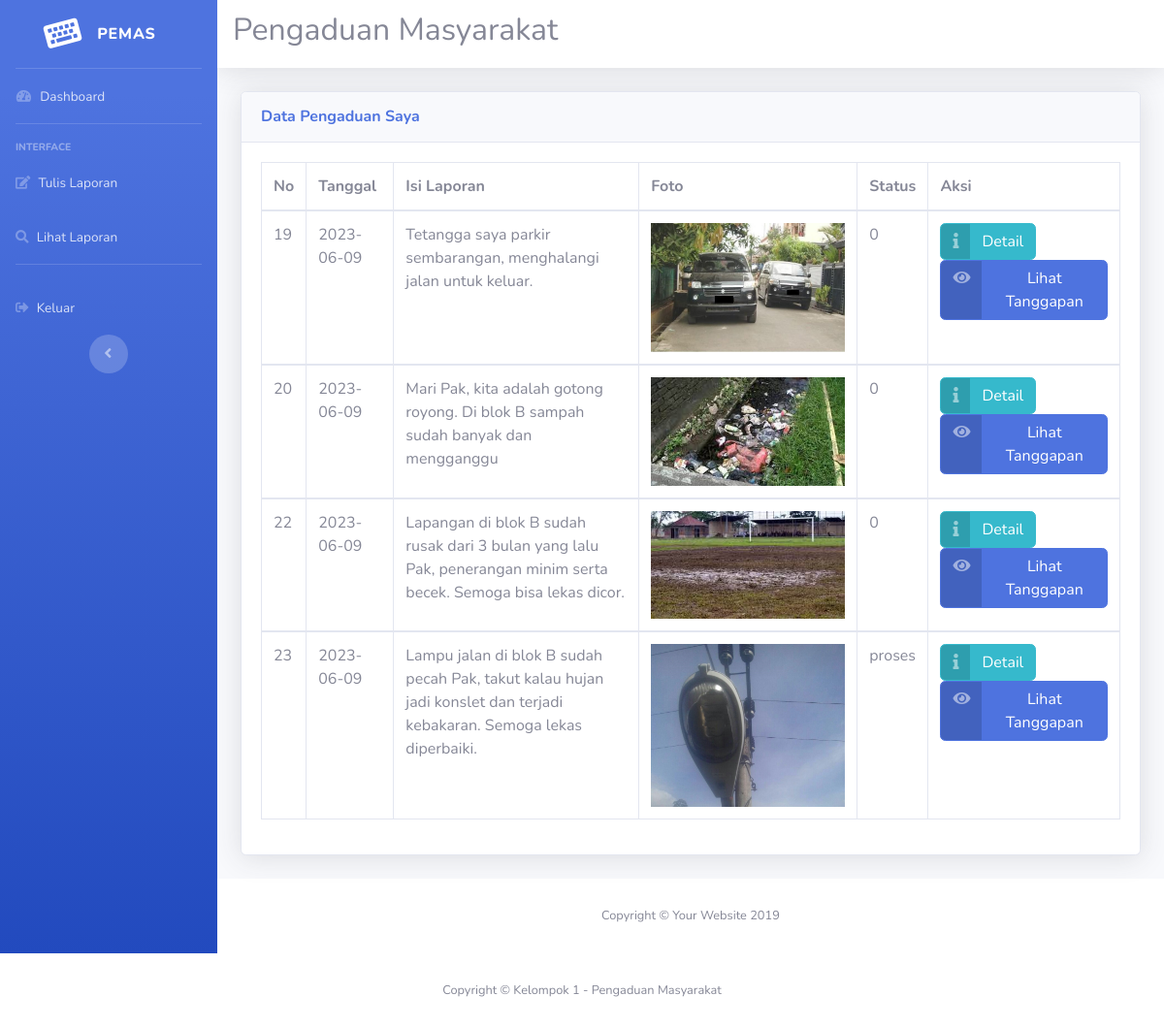
The page /masyarakat.php?url=lihat_pengaduan (signed in) on the database its author committed.
### tables this page shows
CREATE TABLE `pengaduan` (
  `id_pengaduan` int(11) NOT NULL,
  `tgl_pengaduan` date NOT NULL,
  `nik` char(16) NOT NULL,
  `isi_laporan` text NOT NULL,
  `foto` varchar(255) NOT NULL,
  `status` enum('0','proses','selesai') NOT NULL
);

### lihat_pengaduan.php (the view, shortened to what this page needs)
<!DOCTYPE html>
<html lang="en">
<head>
  <link href="vendor/fontawesome-free/css/all.min.css" rel="stylesheet" type="text/css">
  <link href="css/sb-admin-2.min.css" rel="stylesheet">
  <link href="vendor/datatables/dataTables.bootstrap4.min.css" rel="stylesheet">
</head>
          <div class="card shadow mb-4">
            <div class="card-header py-3">
              <h6 class="m-0 font-weight-bold text-primary">Data Pengaduan Saya</h6>
            </div>
            <div class="card-body">
              <div class="table-responsive">
                <table class="table table-bordered" id="dataTable" width="100%" cellspacing="0">
                  <thead>
                    <tr>
                      <th>No</th>
                      <th>Tanggal</th>
                      <th>Isi Laporan</th>
                      <th>Foto</th>
                      <th>Status</th>
                      <th>Aksi</th>
                    </tr>
                  </thead>
                  <?php
                  $sql = mysql_query("select * from pengaduan where nik='$_SESSION[nik]'");
                  while ($data = mysql_fetch_array($sql)){
                    ?>
                  <tbody>
                    <tr>
                      <td><?php echo $data['id_pengaduan']; ?></td>
                      <td><?php echo $data['tgl_pengaduan']; ?></td>
                      <td><?php echo $data['isi_laporan']; ?></td>
                      <td><img src="foto/<?php echo $data['foto']; ?>" width="200px"></td>
                      <td><?php echo $data['status']; ?></td>
                      <td>
                        <a href="?url=detail_pengaduan&id=<?php echo $data['id_pengaduan']; ?>" class="btn btn-info btn-icon-split">
                            <span class="icon text-white-50">
                                <i class="fas fa-info"></i>
                            </span>
                            <span class="text">Detail</span>
                        </a>
                        <a href="?url=lihat_tanggapan&id=<?php echo $data['id_pengaduan']; ?>" class="btn btn-primary btn-icon-split">
                            <span class="icon text-white-50">
                                <i class="fas fa-eye"></i>
                            </span>
                            <span class="text">Lihat Tanggapan</span>
                        </a>
                      </td>
                    </tr>
                  </tbody>
                  <?php } ?>
                </table>
              </div>
            </div>
          </div>
        </div>
      </div>
      <footer class="sticky-footer bg-white">
        <div class="container my-auto">
          <div class="copyright text-center my-auto">
            <span>Copyright &copy; Your Website 2019</span>
          </div>
        </div>
      </footer>
    </div>
  </div>
</body>
</html>

### masyarakat.php (shortened to what this page needs)
<!DOCTYPE html>
<html lang="en">
<head>
  <link href="vendor/fontawesome-free/css/all.min.css" rel="stylesheet" type="text/css">
  <link href="css/sb-admin-2.min.css" rel="stylesheet">
</head>
<body id="page-top">
  <div id="wrapper">
    <ul class="navbar-nav bg-gradient-primary sidebar sidebar-dark accordion" id="accordionSidebar">
      <a class="sidebar-brand d-flex align-items-center justify-content-center" href="index.html">
        <div class="sidebar-brand-icon rotate-n-15">
          <i class="fas fa-keyboard"></i>
        </div>
        <div class="sidebar-brand-text mx-3">Pemas</div>
      </a>
      <hr class="sidebar-divider my-0">
      <li class="nav-item">
        <a class="nav-link" href="masyarakat.php">
          <i class="fas fa-fw fa-tachometer-alt"></i>
          <span>Dashboard</span></a>
      </li>
      <hr class="sidebar-divider">
      <div class="sidebar-heading">
        Interface
      </div>
      <li class="nav-item">
        <a class="nav-link" href="?url=tulis_pengaduan">
          <i class="fas fa-edit"></i>
          <span>Tulis Laporan</span></a>
      </li>
      <li class="nav-item">
        <a class="nav-link" href="?url=lihat_pengaduan">
          <i class="fas fa-search"></i>
          <span>Lihat Laporan</span></a>
      </li>
      <hr class="sidebar-divider d-none d-md-block">
      <li class="nav-item">
        <a class="nav-link" href="logout.php">
          <i class="fas fa-sign-out-alt"></i>
          <span>Keluar</span></a>
      </li>
      <div class="text-center d-none d-md-inline">
        <button class="rounded-circle border-0" id="sidebarToggle"></button>
      </div>
    </ul>
    <div id="content-wrapper" class="d-flex flex-column">
      <div id="content">
        <nav class="navbar navbar-expand navbar-light bg-white topbar mb-4 static-top shadow">
          <div class="text-center">
          <h2>Pengaduan Masyarakat</h2>
          </div>
        </nav>
        <div class="container-fluid">
          <?php include 'halaman_masyarakat.php'; ?>
      <footer class="sticky-footer bg-white">
        <div class="container my-auto">
          <div class="copyright text-center my-auto">
            <span>Copyright &copy; Kelompok 1 - Pengaduan Masyarakat</span>
          </div>
        </div>
      </footer>
</body>
</html>

### halaman_masyarakat.php (shortened to what this page needs)
<?php
if (isset($_GET['url'])){
    $url=$_GET['url'];
    switch($url){
        case 'lihat_pengaduan';
        include 'lihat_pengaduan.php';
        break;
    }
}else{
    ?>
    Selamat Datang di Pengaduan Masyarakat, yang dibuat untuk melaporkan
    ketidak nyamanan bermasyarakat. <br> <br>
    Anda masuk sebagai : <h2><b> <?php echo $_SESSION['nama'];
}
?>

### rows shown on the page
pengaduan: id_pengaduan "19", tgl_pengaduan "2023-06-09", isi_laporan "Tetangga saya parkir sembarangan, menghalangi jalan untuk keluar.", foto (picture), status "0"
pengaduan: id_pengaduan "20", tgl_pengaduan "2023-06-09", isi_laporan "Mari Pak, kita adalah gotong royong. Di blok B sampah sudah banyak dan mengganggu", foto (picture), status "0"
pengaduan: id_pengaduan "22", tgl_pengaduan "2023-06-09", isi_laporan "Lapangan di blok B sudah rusak dari 3 bulan yang lalu Pak, penerangan minim serta becek. Semoga bisa lekas dicor.", foto (picture), status "0"
pengaduan: id_pengaduan "23", tgl_pengaduan "2023-06-09", isi_laporan "Lampu jalan di blok B sudah pecah Pak, takut kalau hujan jadi konslet dan terjadi kebakaran. Semoga lekas diperbaiki.", foto (picture), status "proses"
